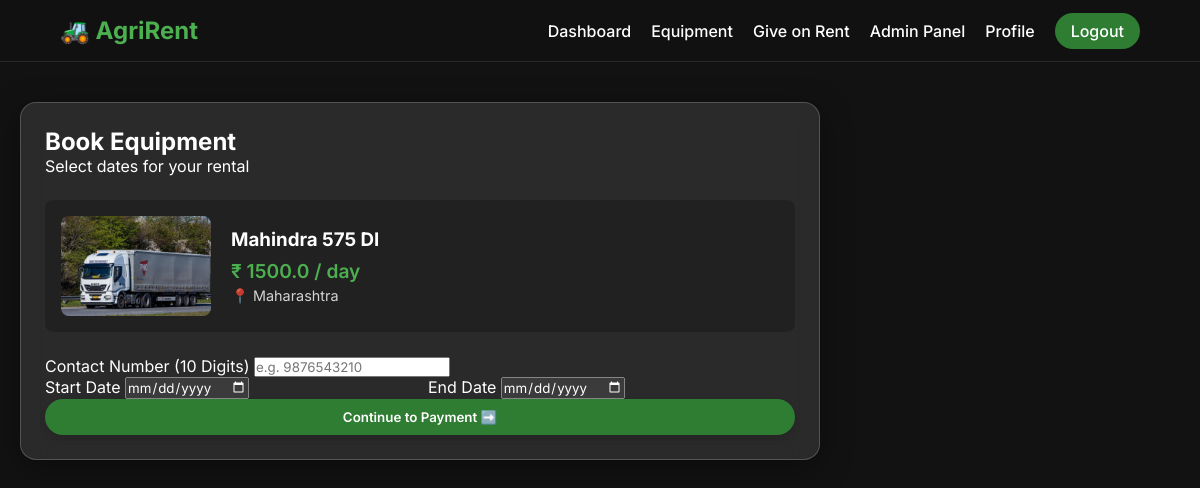
The app's page /booking/1 (signed in) with its own data.
### tables this page shows
CREATE TABLE equipment (
        id INTEGER PRIMARY KEY AUTOINCREMENT,
        name TEXT NOT NULL,
        category TEXT NOT NULL,
        price REAL NOT NULL,
        image TEXT NOT NULL,
        location TEXT NOT NULL,
        owner_id INTEGER DEFAULT 0
    , damage_charge REAL DEFAULT 500, quantity INTEGER DEFAULT 5);

### app.py (the view)
@app.route('/booking/<int:eq_id>', methods=['GET'])
def booking(eq_id):
    if 'user_id' not in session:
        flash('Login required to rent equipment. Please login or register to continue booking', 'error')
        return redirect(url_for('login'))
    conn = get_db()
    eq = conn.execute('SELECT * FROM equipment WHERE id = ?', (eq_id,)).fetchone()
    conn.close()
    if not eq:
        flash('Equipment not found', 'error')
        return redirect(url_for('equipment'))
    return render_template('booking.html', equipment=eq)

### app.py (called while the page is built)
def get_db():
    conn = sqlite3.connect(DB_NAME)
    conn.row_factory = sqlite3.Row
    return conn

### templates/booking.html (shortened to what this page needs)
{% extends "layout.html" %}
{% block content %}
<div class="container">
    <div class="auth-container glass-panel" style="max-width: 800px; display: flex; flex-direction: column; gap: 24px;">
        <div class="auth-header" style="margin-bottom: 0;">
            <h2>Book Equipment</h2>
            <p>Select dates for your rental</p>
        </div>
        <div style="display: flex; gap: 20px; align-items: center; background: rgba(0,0,0,0.2); padding: 16px; border-radius: 8px;">
            <img src="{{ url_for('static', filename='images/' + equipment.image) }}" style="width: 150px; height: 100px; object-fit: cover; border-radius: 8px;" onerror="this.onerror=null; this.src='/static/images/default.jpg';">
            <div>
                <h3>{{ equipment.name }}</h3>
                <p style="color: var(--primary-light); font-weight: 600; font-size: 1.2rem; margin-top: 8px;">₹ {{ equipment.price }} / day</p>
                <p style="opacity: 0.8; font-size: 0.9rem; margin-top: 4px;">📍 {{ equipment.location }}</p>
            </div>
        </div>
        <form action="{{ url_for('payment') }}" method="POST">
            <div class="form-group">
                <label for="phone_number">Contact Number (10 Digits)</label>
                <input type="tel" id="phone_number" name="phone_number" class="form-control" pattern="[0-9]{10}" required placeholder="e.g. 9876543210" title="Please enter exactly 10 digits">
            </div>
            <div style="display: flex; gap: 16px;">
                <div class="form-group" style="flex: 1;">
                    <label for="start_date">Start Date</label>
                    <input type="date" id="start_date" name="start_date" class="form-control" required style="color-scheme: dark;">
                </div>
                <div class="form-group" style="flex: 1;">
                    <label for="end_date">End Date</label>
                    <input type="date" id="end_date" name="end_date" class="form-control" required style="color-scheme: dark;">
                </div>
            </div>
            <button type="submit" class="btn btn-pop btn-block">Continue to Payment ➡️</button>
        </form>
    </div>
</div>
{% endblock %}

### static/css/style.css (style rules this page uses)
:root { --primary-color: #2e7d32; --primary-light: #4caf50; --accent-color: #fbc02d; --text-color: #e0e0e0; --text-dark: #333333; --glass-bg: rgba(255, 255, 255, 0.1); --glass-border: rgba(255, 255, 255, 0.2); --glass-shadow: 0 8px 32px 0 rgba(0, 0, 0, 0.37); --soft-shadow: 0 4px 12px rgba(0, 0, 0, 0.15); --bg-dark: #121212; }
* { margin: 0; padding: 0; box-sizing: border-box; font-family: 'Inter', sans-serif; }
body { background-color: var(--bg-dark); color: var(--text-color); min-height: 100vh; display: flex; flex-direction: column; overflow-x: hidden; font-size: 16px; transition: background-color 0.3s ease; }
.glass-panel { background: var(--glass-bg); backdrop-filter: blur(12px); -webkit-backdrop-filter: blur(12px); border: 1px solid var(--glass-border); border-radius: 16px; box-shadow: var(--glass-shadow); padding: 24px; color: white; }
.container { max-width: 1200px; margin: 40px auto; padding: 0 20px; flex: 1; width: 100%; }
.btn { display: inline-block; padding: 10px 24px; border-radius: 25px; border: none; background: var(--primary-color); color: white; font-weight: 600; cursor: pointer; text-decoration: none; transition: all 0.3s cubic-bezier(0.4, 0, 0.2, 1); text-align: center; box-shadow: 0 4px 6px rgba(0,0,0,0.1); }
.btn-block { display: block; width: 100%; }

### templates/layout.html (style rules this page uses)
.btn { transition: transform 0.15s ease-in-out, box-shadow 0.15s ease-in-out; }

### records on screen
equipment: image (picture), name "Mahindra 575 DI", price "1500.0", location "Maharashtra"
